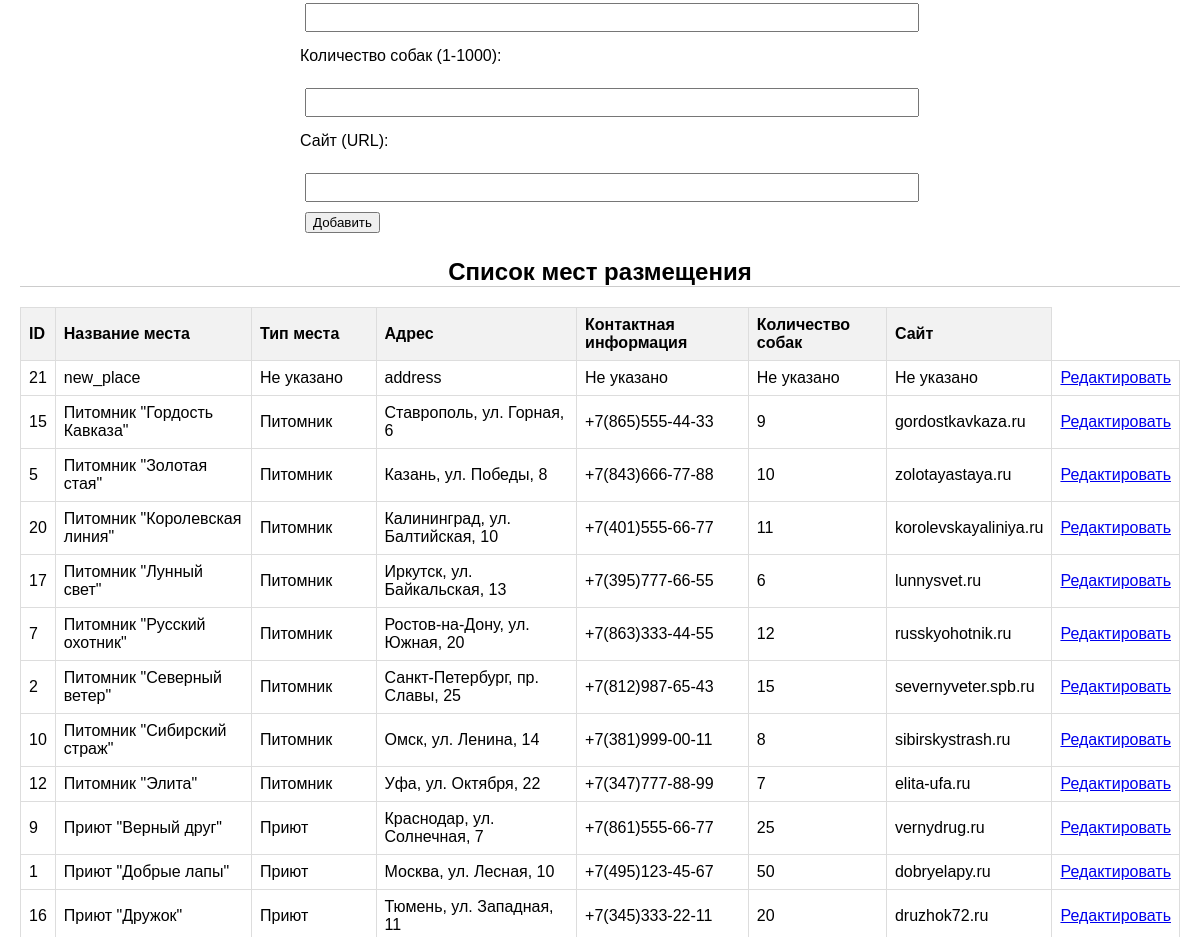
The page /locations (middle part) on the database as committed earlier.
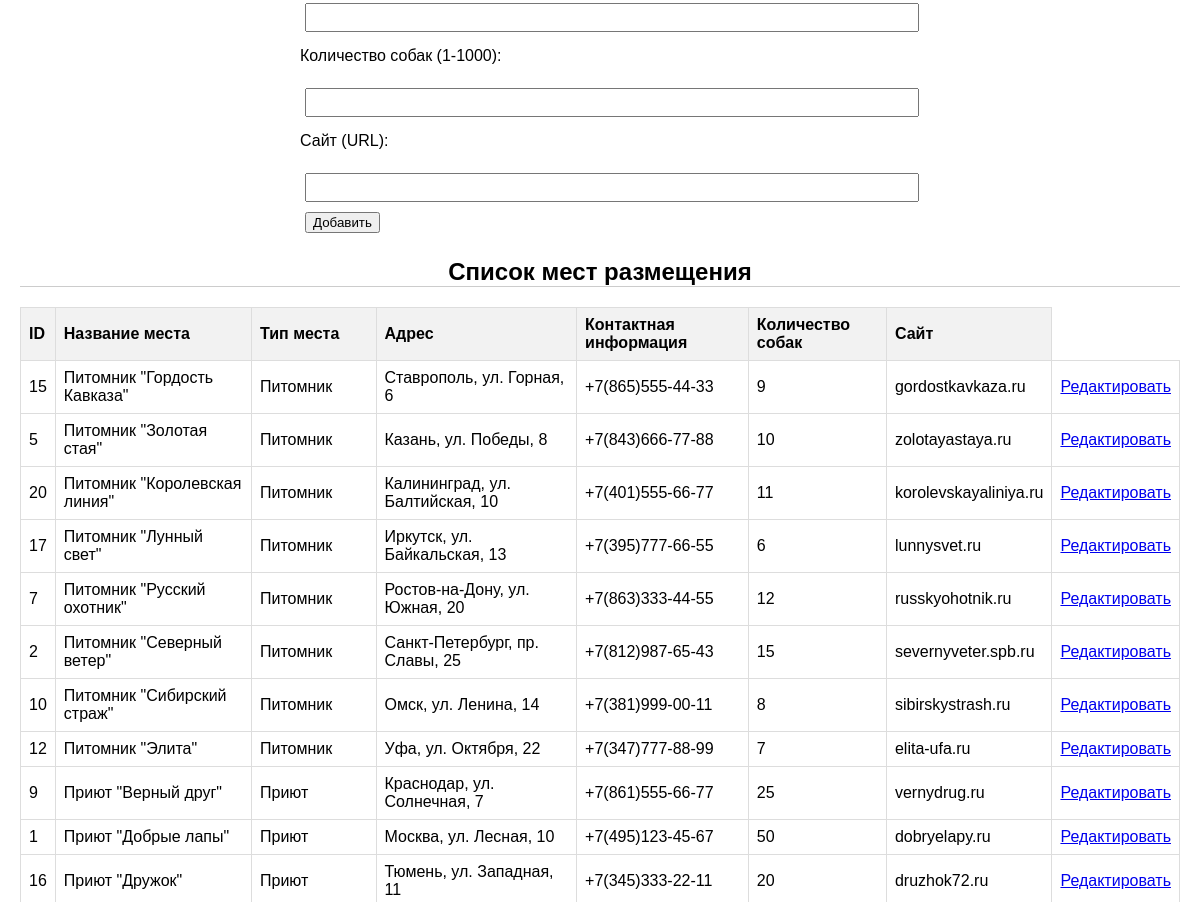
The same page on the database as committed later.
### tables this page shows
CREATE TABLE locations (
    id INTEGER PRIMARY KEY AUTOINCREMENT,
    location_name VARCHAR(100) NOT NULL,
    location_type VARCHAR(50),
    address VARCHAR(200),
    contact_info VARCHAR(100),
    price FLOAT,
    availability INTEGER,
    website VARCHAR(200)
);

### flask_app.py (the view, shortened to what this page needs)
@app.route('/locations', methods=['GET', 'POST'])
def locations():
    errors = []
    with get_db_connection() as conn:
        locations = conn.execute("SELECT * FROM locations ORDER BY location_name").fetchall()
    return render_template('locations.html', locations=locations, errors=errors)

### flask_app.py (called while the page is built)
def get_db_connection():
    conn = sqlite3.connect(DB_PATH, timeout=10)
    conn.row_factory = sqlite3.Row
    return conn

### templates/locations.html (shortened to what this page needs)
<!DOCTYPE html>
<html lang="ru">
<head>
    <link rel="stylesheet" href="{{ url_for('static', filename='style.css') }}">
</head>
<body>
<form method="POST">
    <label for="location_name">Название места (3-100 символов):</label><br>
    <input type="text" name="location_name" id="location_name" required><br>
    <label for="location_type">Тип места (Приют/Питомник/Частный заводчик):</label><br>
    <input type="text" name="location_type" id="location_type"><br>
    <label for="address">Адрес (5-200 символов):</label><br>
    <input type="text" name="address" id="address" required><br>
    <label for="contact_info">Контактная информация (5-100 символов):</label><br>
    <input type="text" name="contact_info" id="contact_info"><br>
    <label for="price">Стоимость (0-1000000 руб.):</label><br>
    <input type="number" name="price" id="price" min="0" max="1000000"><br>
    <label for="availability">Количество собак (1-1000):</label><br>
    <input type="number" name="availability" id="availability" min="1" max="1000"><br>
    <label for="website">Сайт (URL):</label><br>
    <input type="text" name="website" id="website"><br>
    <button type="submit">Добавить</button>
</form>
    <h2>Список мест размещения</h2>
    {% if locations %}
        <table>
    <tr>
        <th>ID</th>
        <th>Название места</th>
        <th>Тип места</th>
        <th>Адрес</th>
        <th>Контактная информация</th>
        <th>Количество собак</th>
        <th>Сайт</th>
    </tr>
    {% for location in locations %}
    <tr>
        <td>{{ location['id'] }}</td>
        <td>{{ location['location_name'] }}</td>
        <td>{{ location['location_type'] or 'Не указано' }}</td>
        <td>{{ location['address'] or 'Не указано' }}</td>
        <td>{{ location['contact_info'] or 'Не указано' }}</td>
        <td>{{ location['availability'] or 'Не указано' }}</td>
        <td>{{ location['website'] or 'Не указано' }}</td>
<td><a href="{{ url_for('edit_location', id=location['id']) }}">Редактировать</a></td>
    </tr>
    {% endfor %}
</table>
    {% else %}
        <p>Нет мест размещения для отображения.</p>
    {% endif %}
</body>
</html>

Rows that differ between the two databases and show on the page:
removed locations: id "21", location_name "new_place", location "Не указано", address "address"
